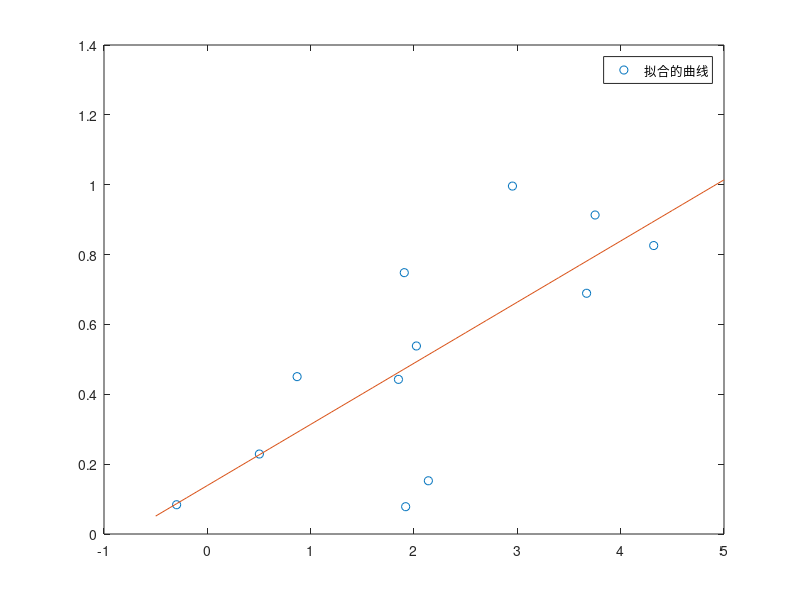

Write MATLAB code to recreate this figure.
% 直线最小二乘法拟合
t_g = [3.6702    1.9059    0.8688   -0.2973    0.5036    3.7525    2.1390    4.3196    2.0232    2.9527    1.9193    1.8495];
p_g = [0.6892    0.7482    0.4505    0.0838    0.2290    0.9133    0.1524    0.8258    0.5383    0.9961    0.0782    0.4427];
line1 = polyfit(t_g,p_g,1);
t_g2 = -0.5:0.1:5;
p_g2 = polyval(line1,t_g2);
plot(t_g,p_g,'o',t_g2,p_g2);
legend('拟合的曲线');